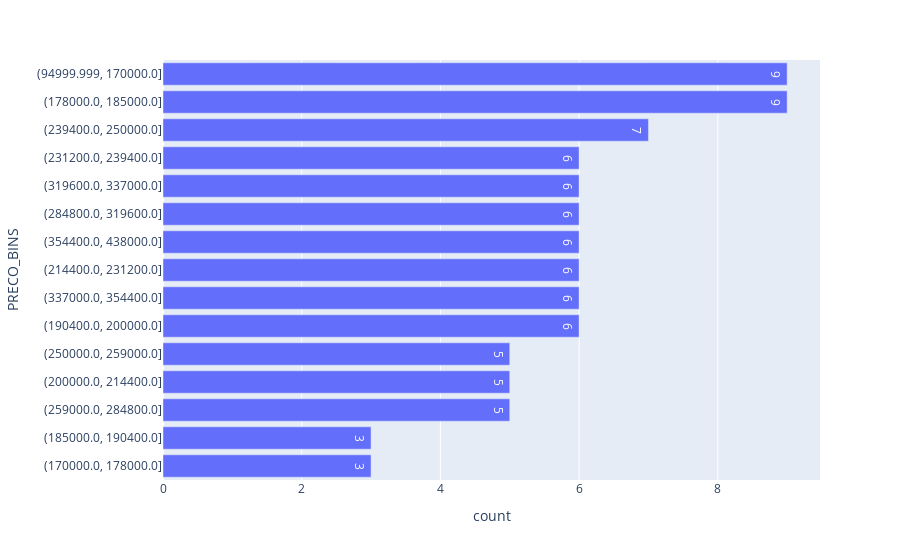

Source (notebook cell):
### Code cell
fig = px.bar(
    base_original_bairro, 
    x='count', 
    y=f'{coluna_analise.upper()}_BINS', 
    category_orders={f'{coluna_analise.upper()}_BINS': base_original_bairro[f'{coluna_analise.upper()}_BINS']},
    text_auto=True
)
fig.show()

### Figure 1 — Plotly figure (JSON) as saved in the notebook; plotly's stock layout.template omitted (floating-point values rounded to 4 significant figures)
{"data": [{"alignmentgroup": "True", "hovertemplate": "count=%{x}<br>PRECO_BINS=%{y}<extra></extra>", "legendgroup": "", "marker": {"color": "#636efa", "pattern": {"shape": ""}}, "name": "", "offsetgroup": "", "orientation": "h", "showlegend": false, "textposition": "auto", "texttemplate": "%{x}", "type": "bar", "x": [9, 9, 7, 6, 6, 6, 6, 6, 6, 6, 5, 5, 5, 3, 3], "xaxis": "x", "y": ["(94999.999, 170000.0]", "(178000.0, 185000.0]", "(239400.0, 250000.0]", "(231200.0, 239400.0]", "(319600.0, 337000.0]", "(284800.0, 319600.0]", "(354400.0, 438000.0]", "(214400.0, 231200.0]", "(337000.0, 354400.0]", "(190400.0, 200000.0]", "(250000.0, 259000.0]", "(200000.0, 214400.0]", "(259000.0, 284800.0]", "(185000.0, 190400.0]", "(170000.0, 178000.0]"], "yaxis": "y"}], "layout": {"barmode": "relative", "legend": {"tracegroupgap": 0}, "margin": {"t": 60}, "xaxis": {"anchor": "y", "domain": [0, 1], "title": {"text": "count"}}, "yaxis": {"anchor": "x", "categoryarray": ["(170000.0, 178000.0]", "(185000.0, 190400.0]", "(259000.0, 284800.0]", "(200000.0, 214400.0]", "(250000.0, 259000.0]", "(190400.0, 200000.0]", "(337000.0, 354400.0]", "(214400.0, 231200.0]", "(354400.0, 438000.0]", "(284800.0, 319600.0]", "(319600.0, 337000.0]", "(231200.0, 239400.0]", "(239400.0, 250000.0]", "(178000.0, 185000.0]", "(94999.999, 170000.0]"], "categoryorder": "array", "domain": [0, 1], "title": {"text": "PRECO_BINS"}}}}
